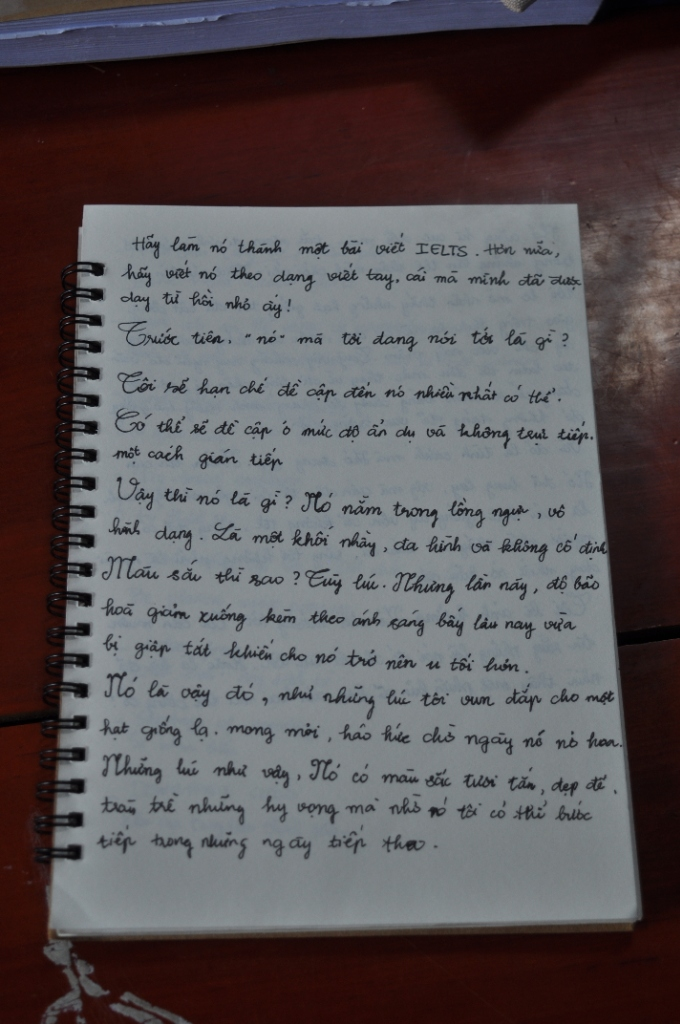
#> input picture assets/before.jpg, 680 x 1024 px
$ python -i illumination.py   (imports and definitions only)
#> lines starting #> are read from the running program, lines starting #| are printed output that depends on the picture
"""Illumination correction and shadow removal algorithms."""

import cv2
import numpy as np


def estimate_background(
    gray: np.ndarray,
    scale_factor: float = 0.25,
    morph_kernel_ratio: float = 0.05,
) -> np.ndarray:
    """Estimate true paper illumination field via morphological dilation and smoothing.

    Uses morphological dilation on a downsampled image to remove dark ink strokes
    and extract the pristine background lighting map across the page.

    Args:
        gray: 2D uint8 grayscale image.
        scale_factor: Downscaling factor for speed and wide-area smoothing (0.15 to 0.35).
        morph_kernel_ratio: Ratio of downscaled dimension used for morphological structuring element.

    Returns:
        2D float32 background illumination map of original shape.
    """
    h, w = gray.shape[:2]
    small_w = max(int(round(w * scale_factor)), 32)
    small_h = max(int(round(h * scale_factor)), 32)

    # 1. Downsample
    small = cv2.resize(gray, (small_w, small_h), interpolation=cv2.INTER_AREA)

    # 2. Morphological dilation to eliminate dark ink strokes (leaving pure paper intensity)
    k_dim = max(11, int(round(min(small_w, small_h) * morph_kernel_ratio)) | 1)
    kernel = cv2.getStructuringElement(cv2.MORPH_ELLIPSE, (k_dim, k_dim))
    dilated = cv2.dilate(small, kernel)

    # 3. Median and gentle Gaussian blur to smooth out local texture transitions
    med_k = max(7, (k_dim // 2) | 1)
    smoothed = cv2.medianBlur(dilated, med_k)
    blurred = cv2.GaussianBlur(smoothed.astype(np.float32), (k_dim, k_dim), sigmaX=k_dim / 3.0)

    # 4. Upsample back to original resolution
    background = cv2.resize(blurred, (w, h), interpolation=cv2.INTER_LINEAR)
    return np.maximum(background, 1.0)


def correct_illumination_gray(
    gray: np.ndarray,
    target_paper_val: float = 245.0,
    strength: float = 1.0,
) -> np.ndarray:
    """Normalize illumination across a grayscale image, removing uneven shading and shadows.

    Args:
        gray: 2D uint8 grayscale image.
        target_paper_val: Desired brightness for paper background (usually 240-250).
        strength: Correction blending factor (0.0 = no correction, 1.0 = full normalization).

    Returns:
        2D uint8 corrected grayscale image.
    """
    gray_f = gray.astype(np.float32)
    background = estimate_background(gray)

    # Normalized division
    normalized = (gray_f / background) * target_paper_val
    normalized = np.clip(normalized, 0, 255)

    if strength >= 0.999:
        return normalized.astype(np.uint8)

    # Blend with original according to strength
    blended = strength * normalized + (1.0 - strength) * gray_f
    return np.clip(blended, 0, 255).astype(np.uint8)


def correct_illumination_rgb(
    rgb: np.ndarray,
    target_paper_val: float = 245.0,
    strength: float = 1.0,
) -> np.ndarray:
    """Normalize illumination on color images via LAB luminance channel to preserve hues.

    Args:
        rgb: 3D uint8 RGB image.
        target_paper_val: Desired paper brightness level.
        strength: Blending strength.

    Returns:
        3D uint8 corrected RGB image.
    """
    lab = cv2.cvtColor(rgb, cv2.COLOR_RGB2LAB)
    l_chan, a_chan, b_chan = cv2.split(lab)

    corrected_l = correct_illumination_gray(l_chan, target_paper_val=target_paper_val, strength=strength)
    corrected_lab = cv2.merge([corrected_l, a_chan, b_chan])
    return cv2.cvtColor(corrected_lab, cv2.COLOR_LAB2RGB)

>>> import cv2
>>> picture = cv2.cvtColor(cv2.imread('../../../assets/before.jpg'), cv2.COLOR_BGR2RGB)
>>> result = correct_illumination_rgb(picture)
#> in correct_illumination_rgb, `lab = cv2.cvtColor(rgb, cv2.COLOR_RGB2LAB)`: lab: shape (1024, 680, 3); mean of channels 0, 1, 2 89.2, 132, 128
#> in correct_illumination_rgb, `l_chan, a_chan, b_chan = cv2.split(lab)`:
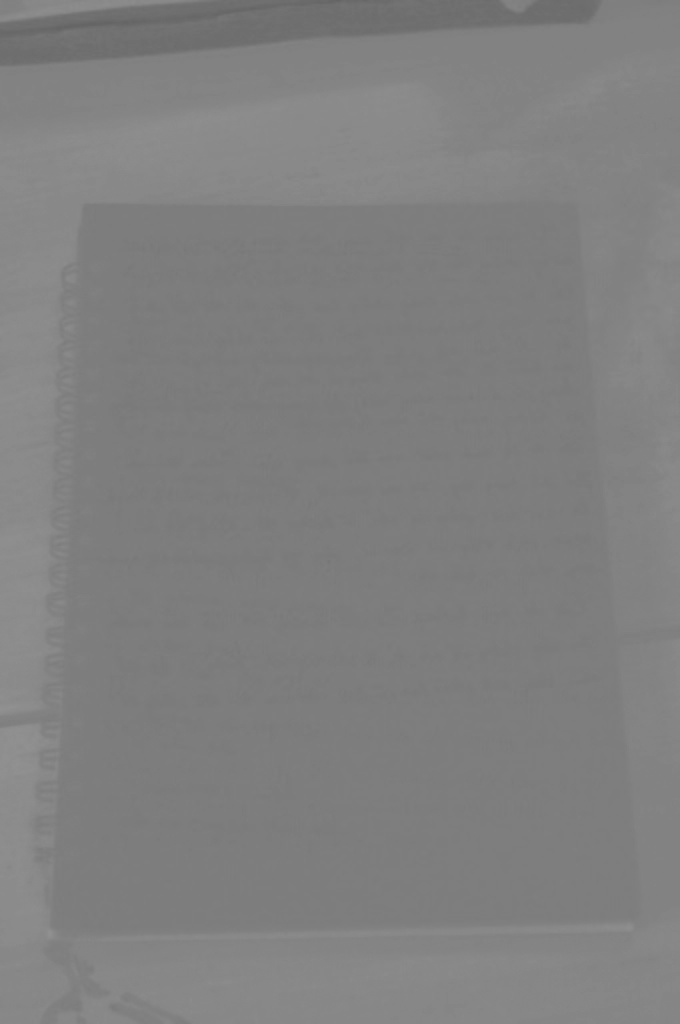
#> b_chan: shape (1024, 680); min 100, max 146, mean 128
#> in estimate_background, `small = cv2.resize(gray, (small_w, small_h), interpolation=cv2.INTER_A..`:
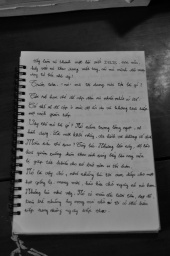
#> small: shape (256, 170); min 0, max 170, mean 89.2
#> in estimate_background, `dilated = cv2.dilate(small, kernel)`:
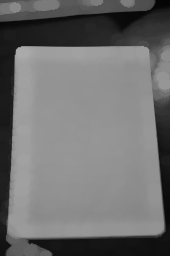
#> dilated: shape (256, 170); min 3, max 170, mean 111.4
#> in estimate_background, `blurred = cv2.GaussianBlur(smoothed.astype(np.float32), (k_dim, k_dim)..`:
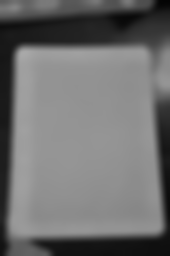
#> blurred: shape (256, 170) float32; min 4.55, max 169.2, mean 111.5
#> in correct_illumination_gray, `normalized = (gray_f / background) * target_paper_val`:
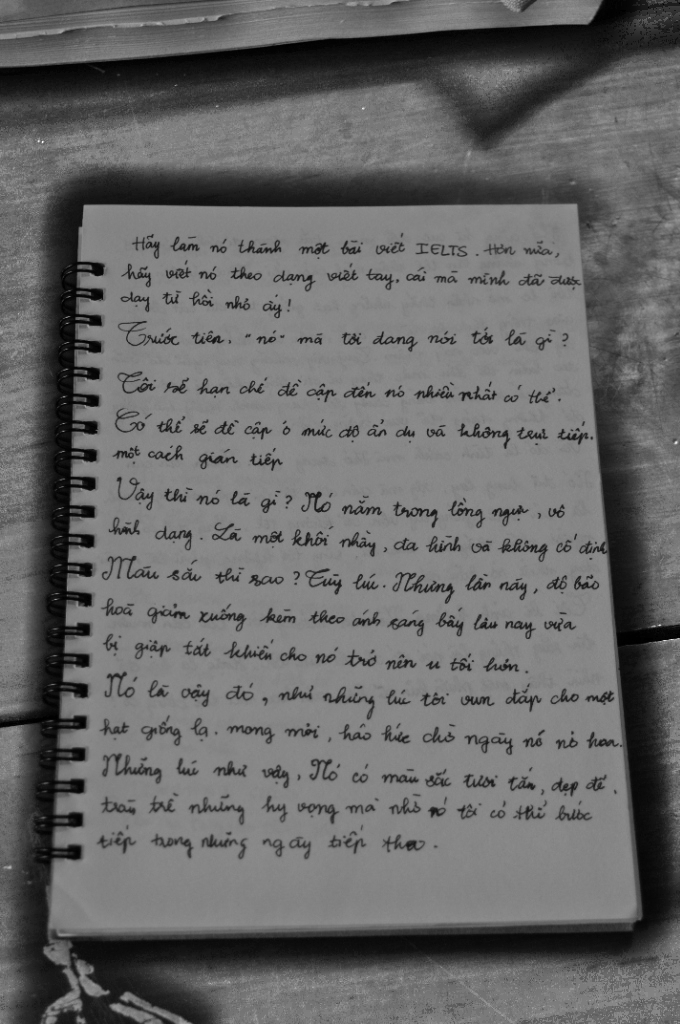
#> normalized: shape (1024, 680) float32; min 0, max 454.9, mean 185.5; drawn with min black and max white
#> in correct_illumination_gray, `normalized = np.clip(normalized, 0, 255)`:
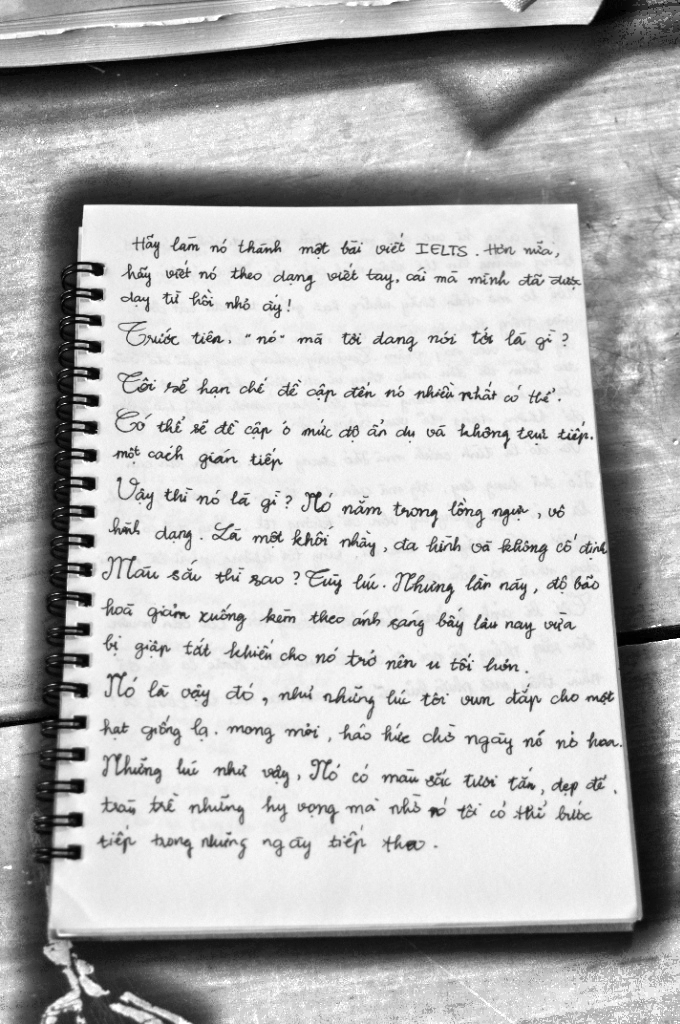
#> normalized: shape (1024, 680) float32; min 0, max 255, mean 185.5
#> in correct_illumination_rgb, `corrected_lab = cv2.merge([corrected_l, a_chan, b_chan])`: corrected_lab: shape (1024, 680, 3); mean of channels 0, 1, 2 185, 132, 128
#> in correct_illumination_rgb, `return cv2.cvtColor(corrected_lab, cv2.COLOR_LAB2RGB)`:
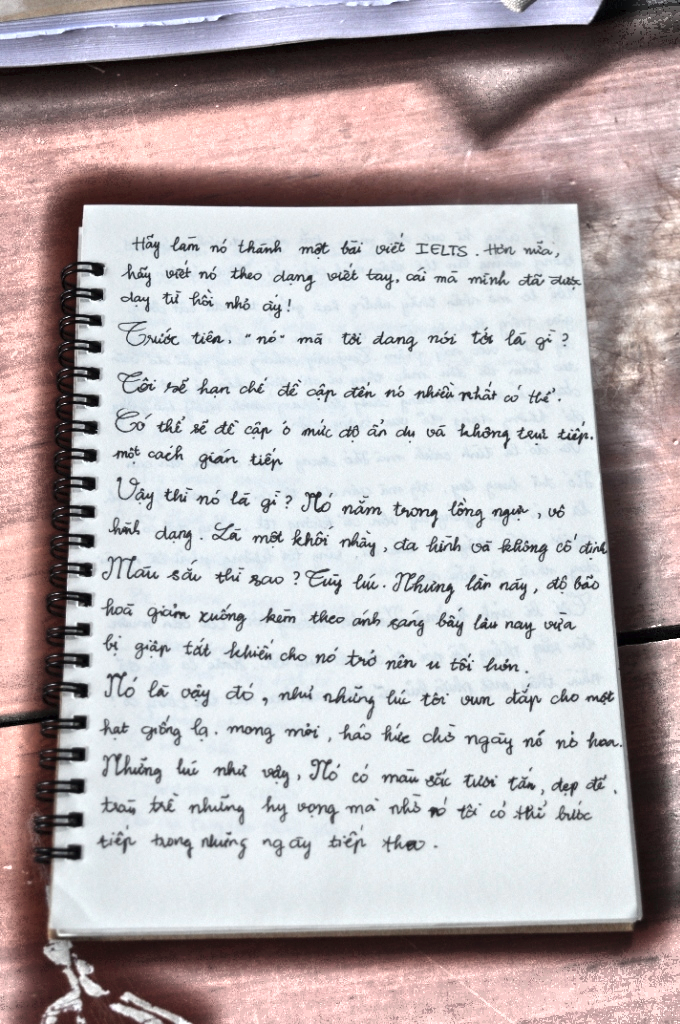
#> returned value: shape (1024, 680, 3); mean R, G, B 186.5, 179, 181.6
